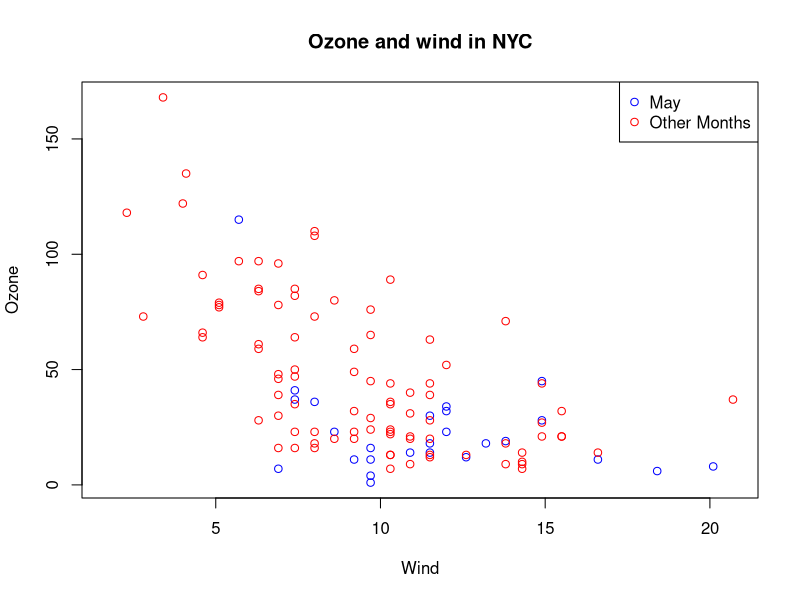
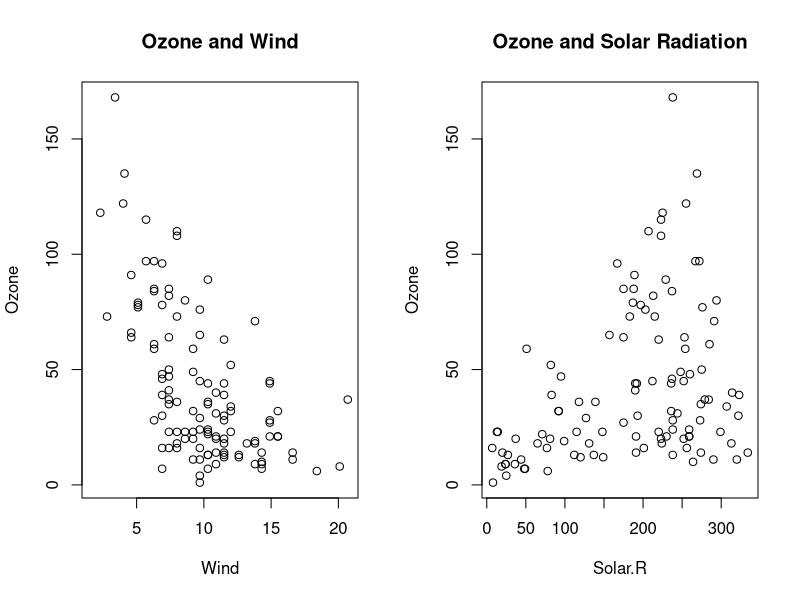

Recreate these plots in R, in order.
library(datasets)
with(airquality,plot(Wind,Ozone,main = "Ozone and wind in NYC"
                     , type = "n"))
with(subset(airquality, Month == 5), points(Wind, Ozone, col = "blue"))
with(subset(airquality, Month != 5), points(Wind, Ozone, col = "red"))
legend("topright", pch = 1, col = c("blue","red"), legend  = c("May","Other Months"))


# multiple base plots 

par(mfrow = c(1,2))
with(airquality,{
  plot(Wind, Ozone, main = "Ozone and Wind")
  plot(Solar.R, Ozone, main = "Ozone and Solar Radiation")
})
# git filter-branch --tree-filter 'rm household_power_consumption.txt' HEAD